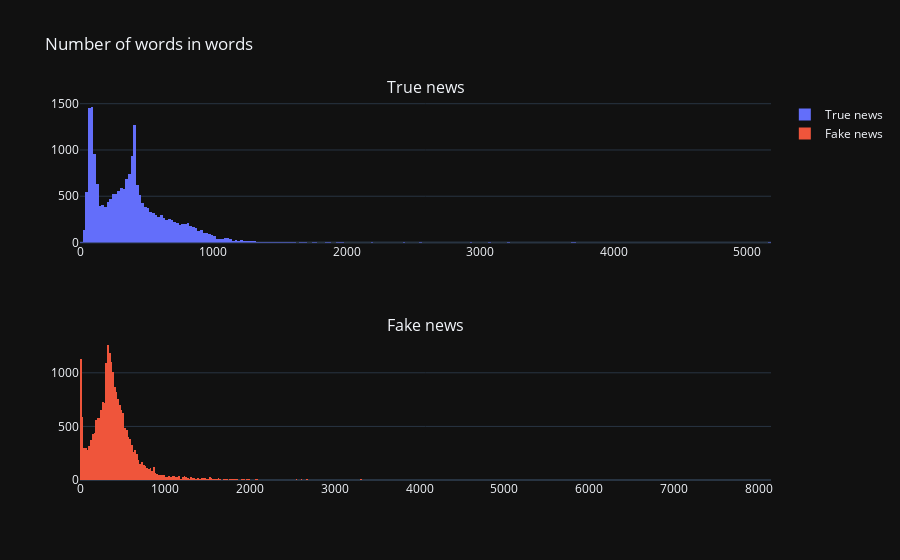

The notebook cell saved with this chart:
### Code cell
fig = make_subplots(rows=2, cols=1, subplot_titles=('True news', 'Fake news'))

word_len_true = data[data['target']==1]['text'].str.split().map(lambda x: len(x))

fig.add_trace(
    go.Histogram(x=word_len_true, name='True news'),
    row=1,
    col=1
)

word_len_false = data[data['target']==0]['text'].str.split().map(lambda x: len(x))

fig.add_trace(
    go.Histogram(x=word_len_false, name='Fake news'),
    row=2,
    col=1
)

fig.update_layout(
    template='plotly_dark',
    title_text='Number of words in words'
)

### Figure 1 — Plotly figure (JSON) as saved in the notebook; plotly's stock layout.template omitted (floating-point values rounded to 4 significant figures; data arrays with more than 128 entries replaced by an {"elided": "..."} marker saying what was removed)
{"data": [{"name": "True news", "type": "histogram", "x": {"elided": "21417 int values"}, "xaxis": "x", "yaxis": "y"}, {"name": "Fake news", "type": "histogram", "x": {"elided": "23481 int values"}, "xaxis": "x2", "yaxis": "y2"}], "layout": {"annotations": [{"font": {"size": 16}, "showarrow": false, "text": "True news", "x": 0.5, "xanchor": "center", "xref": "paper", "y": 1, "yanchor": "bottom", "yref": "paper"}, {"font": {"size": 16}, "showarrow": false, "text": "Fake news", "x": 0.5, "xanchor": "center", "xref": "paper", "y": 0.375, "yanchor": "bottom", "yref": "paper"}], "title": {"text": "Number of words in words"}, "xaxis": {"anchor": "y", "domain": [0, 1]}, "xaxis2": {"anchor": "y2", "domain": [0, 1]}, "yaxis": {"anchor": "x", "domain": [0.625, 1]}, "yaxis2": {"anchor": "x2", "domain": [0, 0.375]}}}
